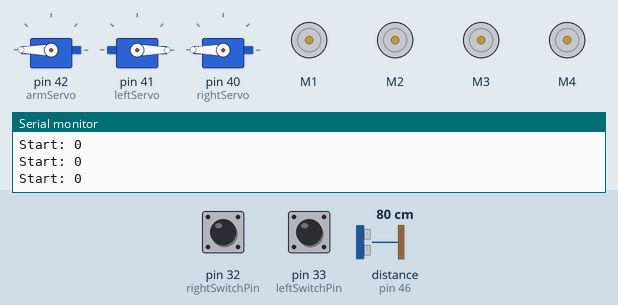
The sketch below on a simulated Arduino Mega 2560, built with avr-gcc and run on an emulated ATmega2560. Parts: 3 × servo, 4 × DC motor (green arrow = forward, orange = backward, longer = faster), the last lines printed to the serial monitor. The inputs (shaded band) are chosen by the test bench; at power-on: pin 33 (leftSwitchPin) LOW, pin 32 (rightSwitchPin) HIGH, distance to the obstacle (sensor on pin 46) 80 cm. The echo pulse lasts 58.3 µs per cm.

Above: at 1.2 s.
1.3 s: pin 33 (leftSwitchPin) pulled HIGH for 3.2 s
At 6.9 s:
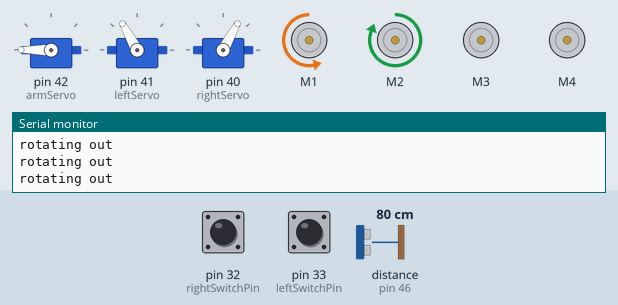
At 10.8 s:
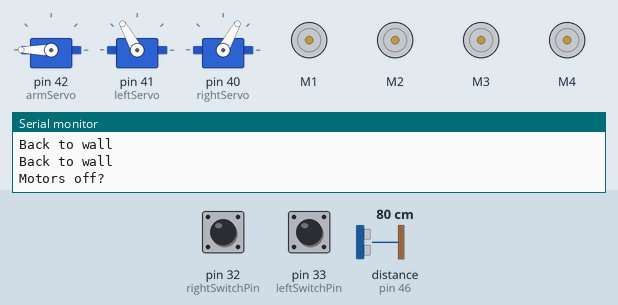
Timing chart, 0 to 13.7 s (numbered marks = the images above; inputs shaded):
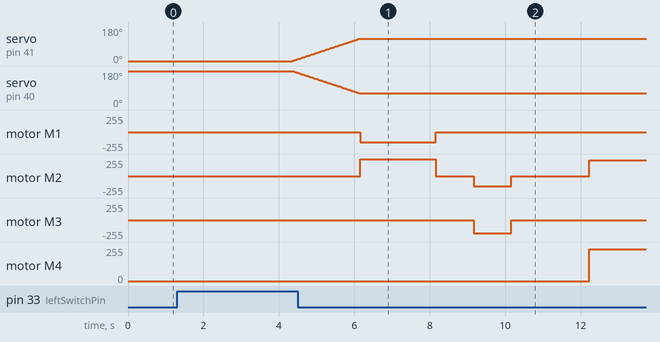

Measured:
- after the input at 1.3 s, servo on pin 41 (leftServo): moves from 0° to 119° over 1.8 s, starting after 3.0 s; servo on pin 40 (rightServo): moves from 180° to 61° over 1.8 s, starting after 3.1 s

The sketch:

twoCorners.ino
```cpp
#include <AFMotor.h>
#include <Servo.h>

//define objects for motors
AF_DCMotor frontMotor(1);
AF_DCMotor leftMotor(2);
AF_DCMotor backMotor(3);
AF_DCMotor rightMotor(4);

// Define pins for wing pins
const byte leftSwitchPin = 33;
const byte rightSwitchPin = 32;

int leftSwitchVal, rightSwitchVal;

const byte echoPin[] = {46,48,50,52};
const byte trigPin[] = {47,49,51,53};
const float distanceConstant = 58.2;
byte maxRange = 30;

long duration, distance;
long wallDistance;

byte dir = 2;
byte sensorNum = 0;

// Define servo objects
Servo leftServo;
Servo rightServo;
Servo armServo;

byte leftPos = 0; // Starting positions for servo claws
byte rightPos = 180;
byte armPos = 180;
boolean start;
boolean rotated = 0;
boolean inPosition = 0;

boolean enableState = 0;
boolean prevEnableState = 0;

byte switchKeepDriving = 1;
boolean clearedOne = 0;

void setup()
{
  Serial.begin(9600);
  pinMode(leftSwitchPin, INPUT);
  pinMode(rightSwitchPin, INPUT);

  armServo.attach(42);
  leftServo.attach(41);
  rightServo.attach(40);

  for (int i = 0; i < 4; i++)
  {
    pinMode(echoPin[i], INPUT);
    pinMode(trigPin[i], OUTPUT);
  }

  frontMotor.run(RELEASE);
  leftMotor.run(RELEASE);
  backMotor.run(RELEASE);
  rightMotor.run(RELEASE);

  leftServo.write(leftPos);
  rightServo.write(rightPos);
  armServo.write(armPos);
}

void loop()
{
  enableState = digitalRead(leftSwitchPin);
  delay(1);

  if(enableState != prevEnableState) // if button is pressed and released
  {
    if(enableState) // if switched to on
    {
      start = 1;
    }
  }

  Serial.print("Start: ");
  Serial.println(start);

  rightSwitchVal = digitalRead(rightSwitchPin);
  delay(1);

  if(start)
  {
    if(!rotated)
    {
      if (clearedOne == 0)
      {
        if(!rightSwitchVal) // modify later for a state variable, to account for opposite hopper
        {
          movement(dir);
        }
        else
        {
          rotateIn();
        }
      }
      else
      {
        rightSwitchVal = digitalRead(rightSwitchPin);
        delay(1);
        if(!rightSwitchVal)
        {
          //Every iteration, check distance to wall
          sensor(sensorNum);
          Serial.print("Sensor Number: ");
          Serial.println(sensorNum);

          // diagnostic outputs
          Serial.print("The distance is: ");
          Serial.println(distance);
          // function call to determine if at wall or not
          keepDriving(switchKeepDriving);
        }
        else
        {
          rotateIn();
        }
      }
    }
    else
    {
      if (dir == 2) // first retrieve the ball
      {
        dir = closeClaw(); // change direction to forward
        if(clearedOne == 0)
        {
          rotateOutRight();
        }
        else
        {
          rotateOutLeft();
        }
      }
      else
      {
        if(!inPosition)
        {
          //Every iteration, check distance to wall
          sensor(sensorNum);
          Serial.print("Sensor Number: ");
          Serial.println(sensorNum);

          // diagnostic outputs
          Serial.print("The distance is: ");
          Serial.println(distance);
          // function call to determine if at wall or not
          keepDriving(switchKeepDriving);
        }
        else
        {
          movement(0);
          delay(2000);
          turnMotorsOff();
          if(moveArm(-1))
          {
            Serial.println("First checkpoint");
            delay(1000);
            if(armPos == 0)
            {
              if(openClaw())
              {
                moveArm(1);
                clearedOne = 1;
              }
            }
          }
        }
      }
    }
  }
}

// Function to turn off motors, before switching directions
void turnMotorsOff()
{
  // Write low to all enable pins on H-bridge (0 volts)
  frontMotor.run(RELEASE);
  leftMotor.run(RELEASE);
  backMotor.run(RELEASE);
  rightMotor.run(RELEASE);

  Serial.println("Motors off?");
  delay(1000);
}

void keepDriving(byte lessGreater)
{
  if (lessGreater == 1)
  {
    if (distance <= maxRange)
    {
      turnMotorsOff();
      if(dir == 0)
      {
        if(clearedOne == 0)
        {
          dir = 3;
          sensorNum = 1;
        }
        else
        {
          dir = 1;
          sensorNum = 3;
        }
        maxRange = 55;
        switchKeepDriving = 0;
      }
      else if(dir == 3)
      {
        dir = 2;
        sensorNum = 0;
        maxRange = 5;
      }
      else if(dir == 1)
      {
        dir = -1;
        inPosition = 1;
      }
    }
    else if (distance >= maxRange){
      movement(dir);
    }
  }
  else
  {
    if (distance >= maxRange)
    {
      turnMotorsOff();
      if(dir == 0)
      {
        dir = 3;
        maxRange = 55;
        sensorNum = 1;
      }
      else if(dir == 3)
      {
        dir = -1;
        inPosition = 1;
      }
      else if(dir == 1)
      {
        dir = -1;
        inPosition = 1;
      }
    }
    else if (distance <= maxRange){
      movement(dir);
    }
  }
}

void movement(int motorDirection)//0 is forward, 1 is right, 2 is back, 3 is left, -1 is nothing
{
  byte oneTwo = 0;

  // direct motors to turn in appropriate direction and speed
  if(motorDirection == 0)
  {
    oneTwo = 1;
    Serial.println("Moving forwards");
    delay(1000);
  }
  else if(motorDirection == 1)
  {
    oneTwo = 2;
    Serial.println("Moving right");
    delay(1000);
  }
  else if(motorDirection == 2)
  {
    oneTwo = 2;
    Serial.println("Moving backwards");
    delay(1000);
  }
  else
  {
    oneTwo = 1;
    Serial.println("Moving left");
    delay(1000);
  }

  if (motorDirection == 0 || motorDirection == 2)
  {
    leftMotor.setSpeed(240);
    rightMotor.setSpeed(240);
    leftMotor.run(oneTwo);
    rightMotor.run(oneTwo);
  }
  else if(motorDirection == 1 || motorDirection == 3)
  {
    frontMotor.setSpeed(80);
    backMotor.setSpeed(255);
    frontMotor.run(oneTwo);
    backMotor.run(oneTwo);
  }
  else
  {
    Serial.println("Don't need to move");
    turnMotorsOff();
  }
}

void rotateIn()
{
  turnMotorsOff();
  rightSwitchVal = digitalRead(rightSwitchPin);
  rightMotor.setSpeed(255);
  frontMotor.setSpeed(175);
  rightMotor.run(BACKWARD);
  frontMotor.run(BACKWARD);

  do
  {
    Serial.println("rotating");
    leftSwitchVal = digitalRead(leftSwitchPin);
  }while(!leftSwitchVal);

  turnMotorsOff();

  leftMotor.setSpeed(255);
  frontMotor.setSpeed(175);
  leftMotor.run(BACKWARD);
  frontMotor.run(FORWARD);

  do
  {
    Serial.println("Aligning");
    rightSwitchVal = digitalRead(rightSwitchPin);
  }while(!rightSwitchVal);

  turnMotorsOff();

  rotated = 1;
}

void rotateOutRight()
{
  int currentTime = millis();
  int previousTime = currentTime;

  leftMotor.setSpeed(255);
  frontMotor.setSpeed(150);
  leftMotor.run(FORWARD);
  frontMotor.run(BACKWARD);

  do
  {
    Serial.println("rotating out");
    currentTime = millis();
  }while(currentTime - previousTime <= 2000);
  previousTime = currentTime;

  turnMotorsOff();

  leftMotor.setSpeed(150);
  backMotor.setSpeed(200);
  leftMotor.run(BACKWARD);
  backMotor.run(BACKWARD);

  do
  {
    Serial.println("Back to wall");
    currentTime = millis();
  }while(currentTime - previousTime <= 2000);

  turnMotorsOff();
}

void rotateOutLeft()
{
  int currentTime = millis();
  int previousTime = currentTime;

  rightMotor.setSpeed(255);
  frontMotor.setSpeed(150);
  rightMotor.run(FORWARD);
  frontMotor.run(FORWARD);

  do
  {
    Serial.println("rotating out");
    currentTime = millis();
  }while(currentTime - previousTime <= 2000);
  previousTime = currentTime;

  turnMotorsOff();

  rightMotor.setSpeed(150);
  backMotor.setSpeed(200);
  rightMotor.run(BACKWARD);
  backMotor.run(FORWARD);

  do
  {
    Serial.println("Back to wall");
    currentTime = millis();
  }while(currentTime - previousTime <= 2000);

  turnMotorsOff();
}

void sensor(int sensorNum)
{
  digitalWrite(trigPin[sensorNum], LOW);
  delayMicroseconds(2);

  digitalWrite(trigPin[sensorNum], HIGH);
  delayMicroseconds(10);

  digitalWrite(trigPin[sensorNum], LOW);
  duration = pulseIn(echoPin[sensorNum], HIGH);

  //Calculate the distance (in cm) based on the speed of sound.
  distance = duration/distanceConstant;

  delay(50);
}

//Functions for depositing ball start here
boolean moveArm(int upDown) // -1 for up, 1 for down
{
  boolean value;
  boolean exit = 1;
  // loop until all the way up/down
  if(upDown == -1)
  {
    Serial.println("Raising arm");
  }
  else if (upDown == 1)
  {
    Serial.println("Lowering arm");
  }

  do
  {
    armServo.write(armPos);
    delay(15);
    armPos += upDown;
    Serial.println("Stuck??");
    if(armPos == 0 || armPos == 172)
      exit = 0;
  }while(exit == 1);

  Serial.println("Reaching end of loop");

  if(upDown == -1)
  {
    value = 1;
  }
  else
  {
    start = 1;
    dir = 3;
    inPosition = 0;
    rotated = 0;
    switchKeepDriving = 1;
  }

  return value;
}

boolean openClaw()
{
  Serial.println("Opening claw");
  do // loop to open the claws (left and right claws go 180 degrees)
  {
    leftServo.write(leftPos);
    rightServo.write(rightPos);
    delay(15);
    //increment/decrement the right and left claw positions each iteration
    rightPos++;
    leftPos--;

  }while(leftPos != 0 && rightPos != 180);
  return 1;
}

int closeClaw()
{
  Serial.println("Closing claw");

  do // loop to close the claws (left and right claws go 180 degrees)
  {
    leftServo.write(leftPos);
    delay(15);
    rightServo.write(rightPos);
    rightPos--;
    leftPos++;

  }while(leftPos != 120 && rightPos != 60);

  return 0;
}
```
